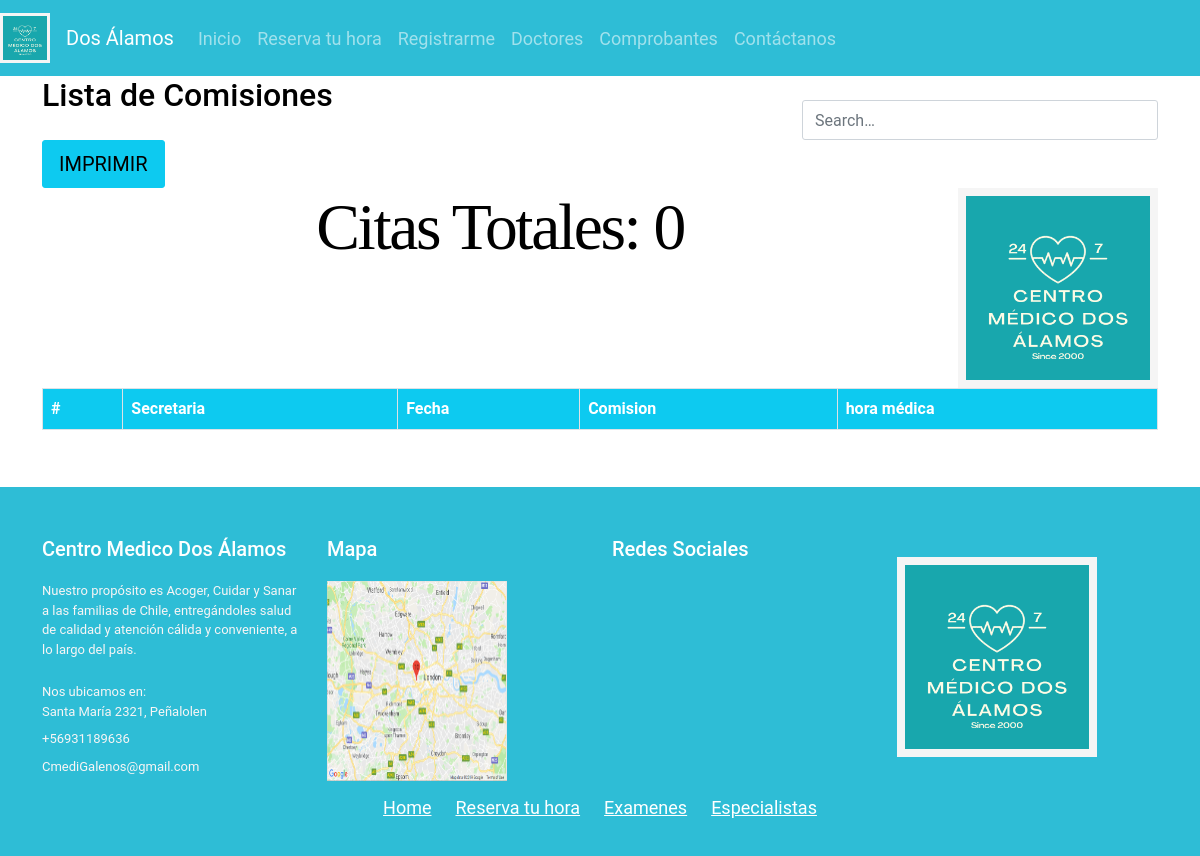
Before: /informeComisiones/ with the older database file.
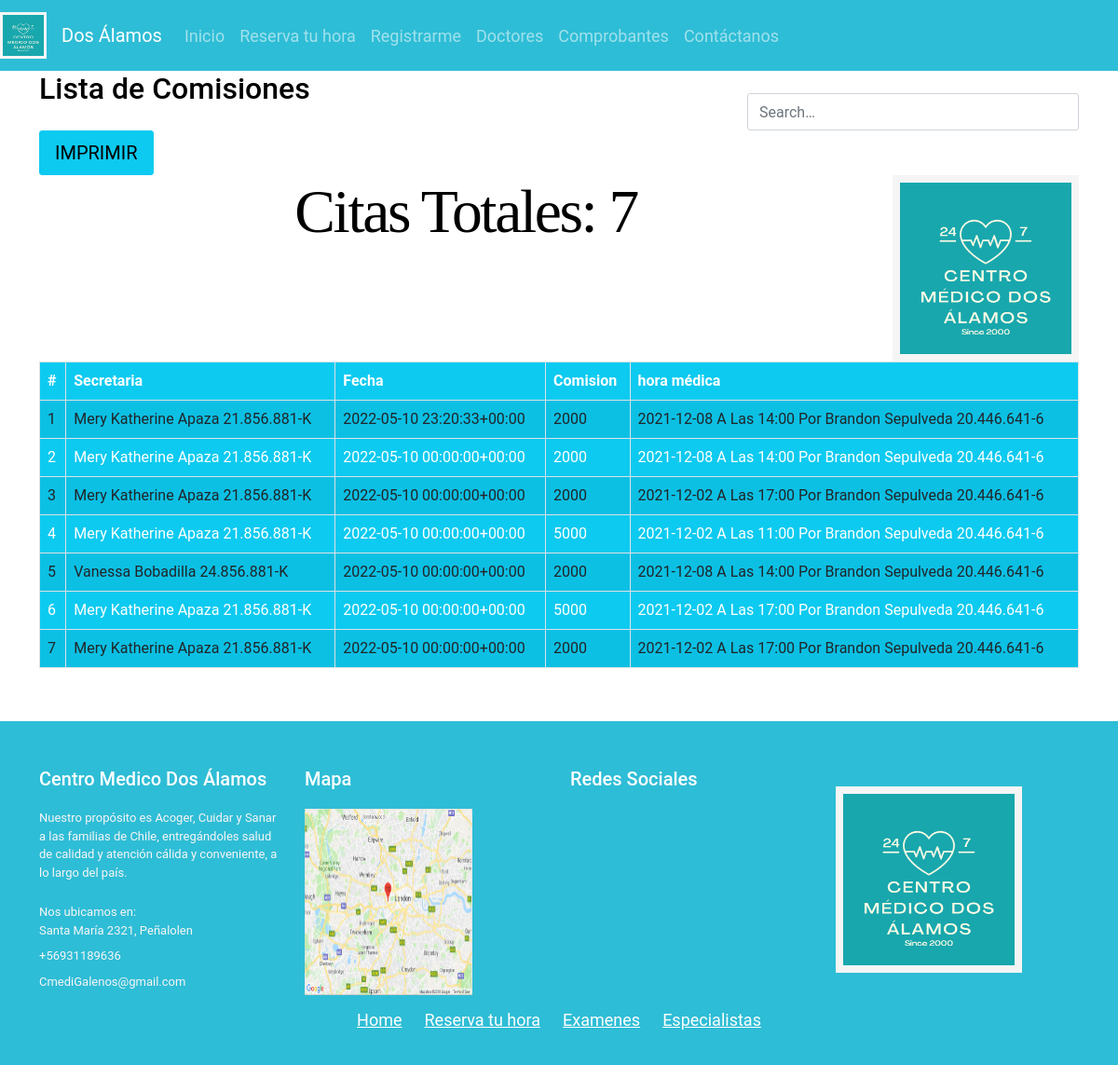
After: the same page with the newer database file.
### core/models.py (models this page shows, shortened)
class informe(models.Model):
    fechaIfo = models.DateTimeField(auto_now_add=False,auto_now=False,null=True,blank=True)
    fkSecretaria = models.ForeignKey(secretaria, on_delete=models.CASCADE)
    fkHoraMedica = models.ForeignKey(horaMedica, on_delete=models.CASCADE)
    comision = models.CharField(max_length=50)

class secretaria(models.Model):
    nomSec = models.CharField( max_length=50)
    aPatSec = models.CharField( max_length=50)
    rutSec = models.CharField( max_length=50)
    emailSec = models.CharField( max_length=50)
    bornDateSec = models.DateTimeField(auto_now_add=False,auto_now=False,null=True,blank=True);
    fkGender = models.ForeignKey(gender, on_delete=models.CASCADE, blank=True)
    fkComuna = models.ForeignKey(comuna, on_delete=models.CASCADE)
    adressSec = models.CharField(max_length=70)
    def __str__(self):
        cadena=str(self.nomSec)+" "+ str(self.aPatSec) + " " + str(self.rutSec)
        return cadena

class horaMedica(models.Model):
    consulta = models.TextField( max_length=400)
    fkHora = models.ForeignKey(hora, on_delete=models.CASCADE)
    fecha = models.DateField(auto_now_add=False,auto_now=False,null=True,blank=True);
    fkPaciente = models.ForeignKey(paciente, on_delete=models.CASCADE)
    fkTipoPago = models.ForeignKey(tipoPago, on_delete=models.CASCADE)
    fkPago = models.ForeignKey(pago, on_delete=models.CASCADE)
    fkMedico = models.ForeignKey(doctor, on_delete=models.CASCADE)
    def __str__(self):
        cadena=str(self.fecha)+" a las "+ str(self.fkHora) + " por " + str(self.fkPaciente)
        return cadena

class hora(models.Model):
    hora = models.CharField(max_length=50)
    def __str__(self):
        return self.hora

class paciente(models.Model):
    nomPac = models.CharField( max_length=50)
    aPatPac = models.CharField( max_length=50)
    rutPac = models.CharField( max_length=50)
    emailPac = models.CharField( max_length=50)
    bornDatePAc = models.DateTimeField(auto_now_add=False,auto_now=False,null=True,blank=True);
    fkGender = models.ForeignKey(gender, on_delete=models.CASCADE, blank=True)
    fkComuna = models.ForeignKey(comuna, on_delete=models.CASCADE)
    adressPac = models.CharField(max_length=70)
    def __str__(self):
        cadena=str(self.nomPac)+" "+ str(self.aPatPac) + " " + str(self.rutPac)
        return cadena

### core/views.py (the view)
# urls.py: path("informeComisiones/", views.informeComisiones, name="informeComisiones"),
def informeComisiones(request): #INF
    infocomisiones = informe.objects.all()
    data = {
        'info' : infocomisiones,
        'total1' : infocomisiones.count()
    }
    return render(request, 'web/informeComisiones.html', data)

### core/templates/web/informeComisiones.html
{% extends 'web/base.html' %}
{% load static %}
{% block contenido %}
    {% block css %}
        <link rel="stylesheet" href="{% static 'app/css/index.css' %}">
        <link rel="stylesheet" href="{% static 'app/css/register.css' %}">
    {% endblock css %}
    <div class="container-xl">
        <div class="table-responsive">
            <div class="table-wrapper">
                <div class="table-title">
                    <div class="row">
                        <div class="col-sm-8"><h2>Lista de Comisiones</h2><b></b></div>
                        <div class="col-sm-4">
                            <div class="search-box">
                                <i class="material-icons">&#xE8B6;</i>
                                <input type="text" class="form-control" placeholder="Search&hellip;">
                            </div>
                        </div>
                    </div>
                </div>
                <table class="table table-striped table-hover table-bordered bg-info">
                    <thead>
                        <tr>
                            <th>#</th>
                            <th>Secretaria</th>
                            <th>Fecha</th>
                            <th>Comision</th>
                            <th>hora médica</th>
                        </tr>
                    </thead>
                    <tbody>
                        {% for p in info %}
                            <tr>
                                <td>{{p.id | title}}</td>
                                <td>{{p.fkSecretaria | title}} {{p.APatSec | title}}</td>
                                <td>{{p.fechaIfo | title}}</td>
                                <td>{{p.comision | title}}</td>
                                <td>{{p.fkHoraMedica | title}}</td>
                            </tr>
                        {% endfor %}
                        <div>
                        <a href="{% url 'geninfoComision' %}"  class="btn btn-info btn-lg btn-block" ctitle="View" data-toggle="tooltip">IMPRIMIR</a>
                        </div>
                        <div class="logo">
                            <img class="img" src="{% static 'app/img/logo_dos_alamos.png'%}" width="200" height="200" alt="logo de la empresa">
                        </div>
                        <div class="form-group text-lg-center">
                            <h1>Citas Totales: {{total1}}</h1>
                        </div>
                    </tbody>
                </table>
                <hr>
                <br>
            </div>
        </div>
    </div>
{% endblock contenido %}

Changed rows visible on the page:
added informe: id "1", fkSecretaria "Mery Katherine Apaza 21.856.881-K", fechaIfo "2022-05-10 23:20:33+00:00", comision "2000", fkHoraMedica "2021-12-08 A Las 14:00 Por Brandon Sepulveda 20.446.641-6"
added informe: id "2", fkSecretaria "Mery Katherine Apaza 21.856.881-K", fechaIfo "2022-05-10 00:00:00+00:00", comision "2000", fkHoraMedica "2021-12-08 A Las 14:00 Por Brandon Sepulveda 20.446.641-6"
added informe: id "3", fkSecretaria "Mery Katherine Apaza 21.856.881-K", fechaIfo "2022-05-10 00:00:00+00:00", comision "2000", fkHoraMedica "2021-12-02 A Las 17:00 Por Brandon Sepulveda 20.446.641-6"
added informe: id "4", fkSecretaria "Mery Katherine Apaza 21.856.881-K", fechaIfo "2022-05-10 00:00:00+00:00", comision "5000", fkHoraMedica "2021-12-02 A Las 11:00 Por Brandon Sepulveda 20.446.641-6"
added informe: id "5", fkSecretaria "Vanessa Bobadilla 24.856.881-K", fechaIfo "2022-05-10 00:00:00+00:00", comision "2000", fkHoraMedica "2021-12-08 A Las 14:00 Por Brandon Sepulveda 20.446.641-6"
added informe: id "6", fkSecretaria "Mery Katherine Apaza 21.856.881-K", fechaIfo "2022-05-10 00:00:00+00:00", comision "5000", fkHoraMedica "2021-12-02 A Las 17:00 Por Brandon Sepulveda 20.446.641-6"
added informe: id "7", fkSecretaria "Mery Katherine Apaza 21.856.881-K", fechaIfo "2022-05-10 00:00:00+00:00", comision "2000", fkHoraMedica "2021-12-02 A Las 17:00 Por Brandon Sepulveda 20.446.641-6"
Other visible differences:
{{ total1 }}: "0" → "7"
